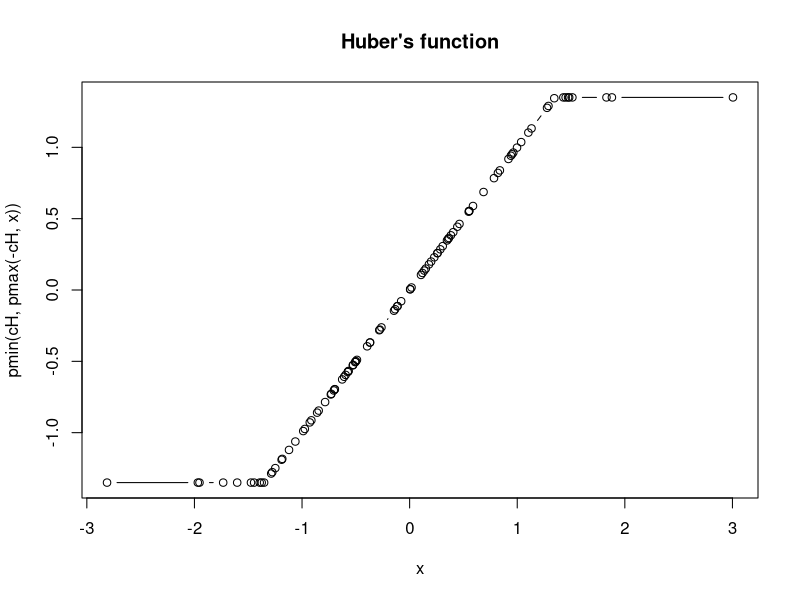
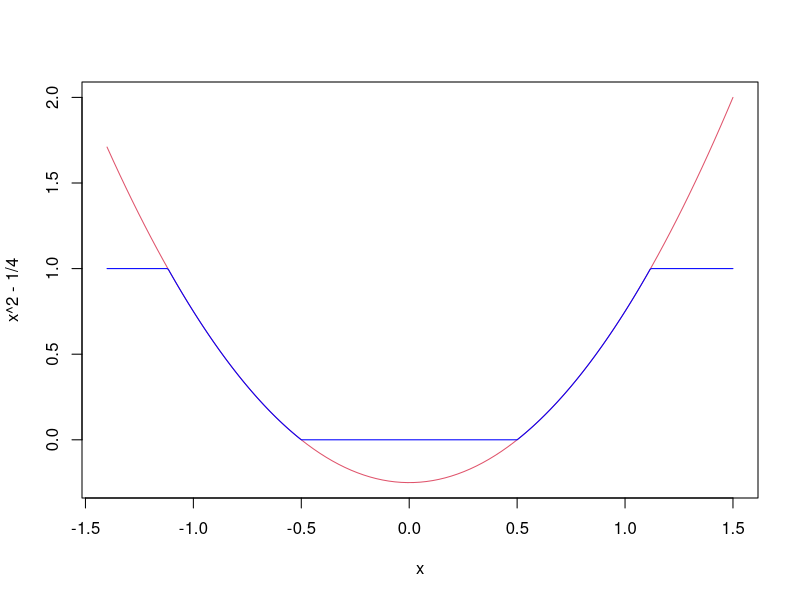

Recreate these plots in R, in order. (Note: this script raises an error after producing the figures.)
1+1
max(1,3,5)
# q()
help(max)
?max
example(max)
??max


pi
sqrt(2)
print(pi)
print(matrix(c(1,2,3,4),2,2))

# To insert the assignment operator <- use the following:
#   
#   Windows/Linux: "Alt" + "-"
# Mac: "Option" + "-"
x <- 3
y <- 4
z <- sqrt(x^2+y^2)
z

x <- "geography"
print(x)

ls()
ls.str()

rm(x)
ls()

c(1,3,5,7)
c("a","b","c")
c(TRUE,FALSE,TRUE)

v1 <- c(1,3,5)
v2 <- c(2,4,6)
v3 <- c(v1,v2)
v3

mode(v1)
mode("a")


num <- 1:10
num
mean(num)
median(num)
sd(num)
var(num)

df <- cars
str(df)
summary(df)
fix(df)

plot(df$speed,df$dist)
